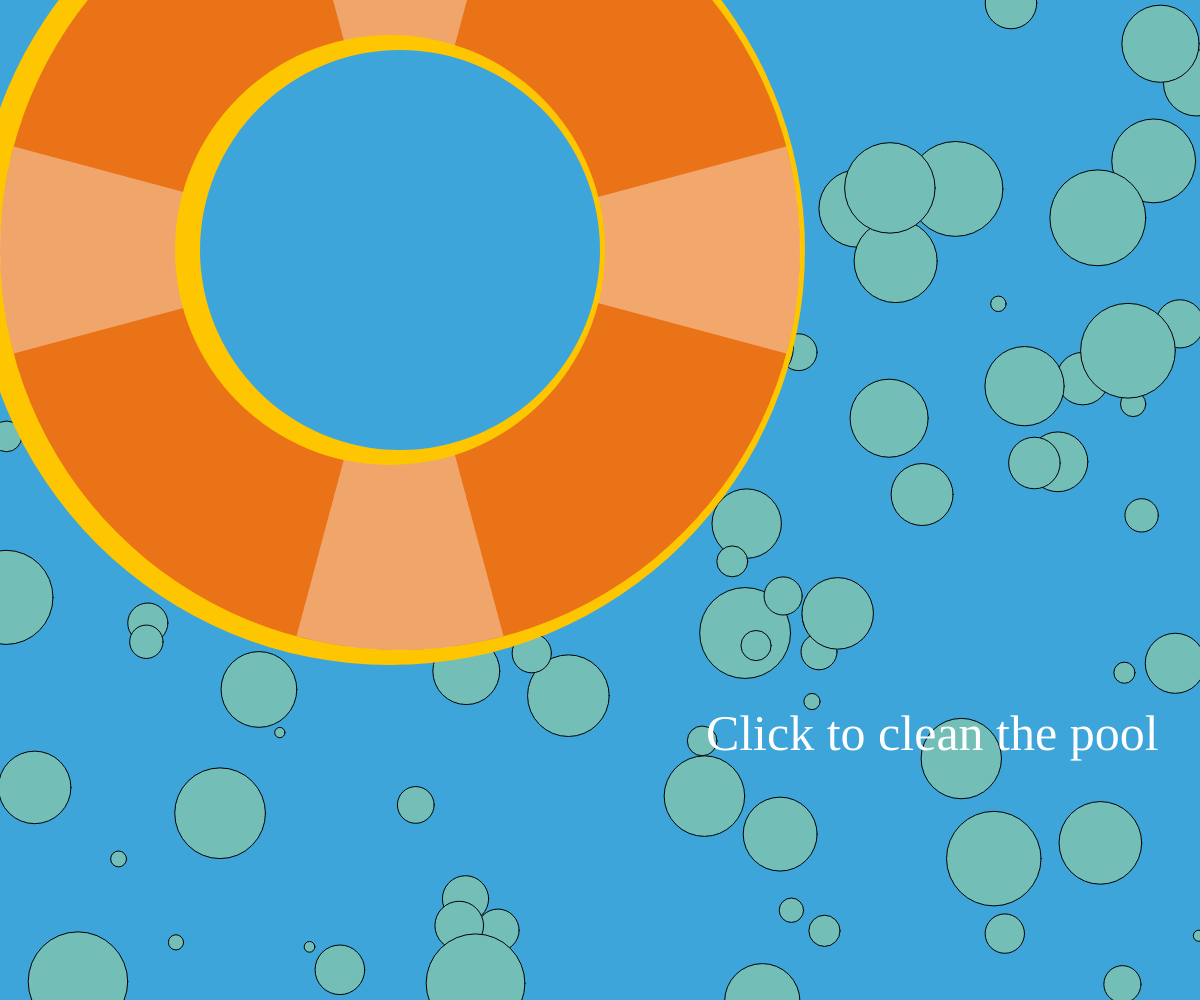
Frame 1 (no input)
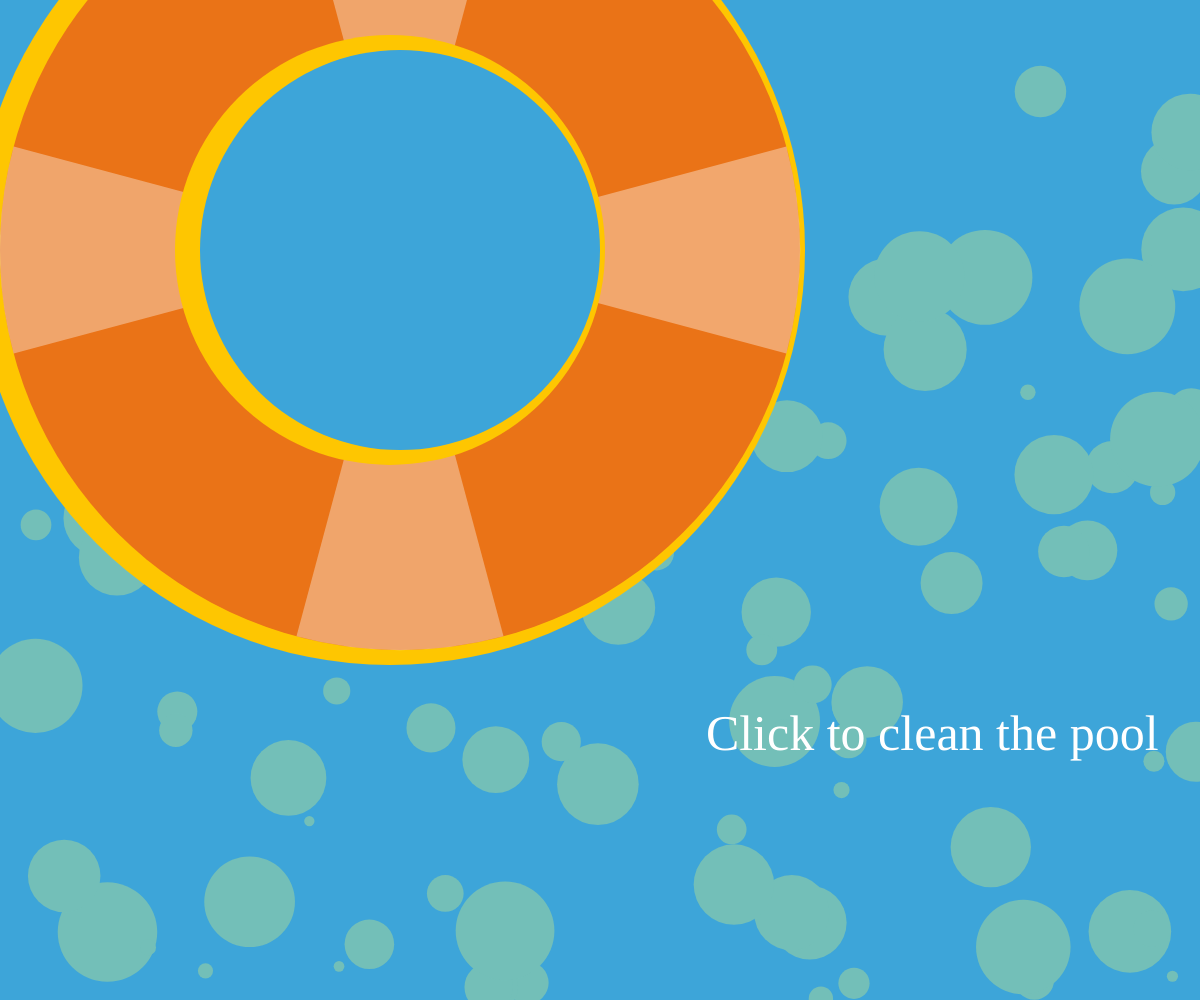
Frame 60 (no input)
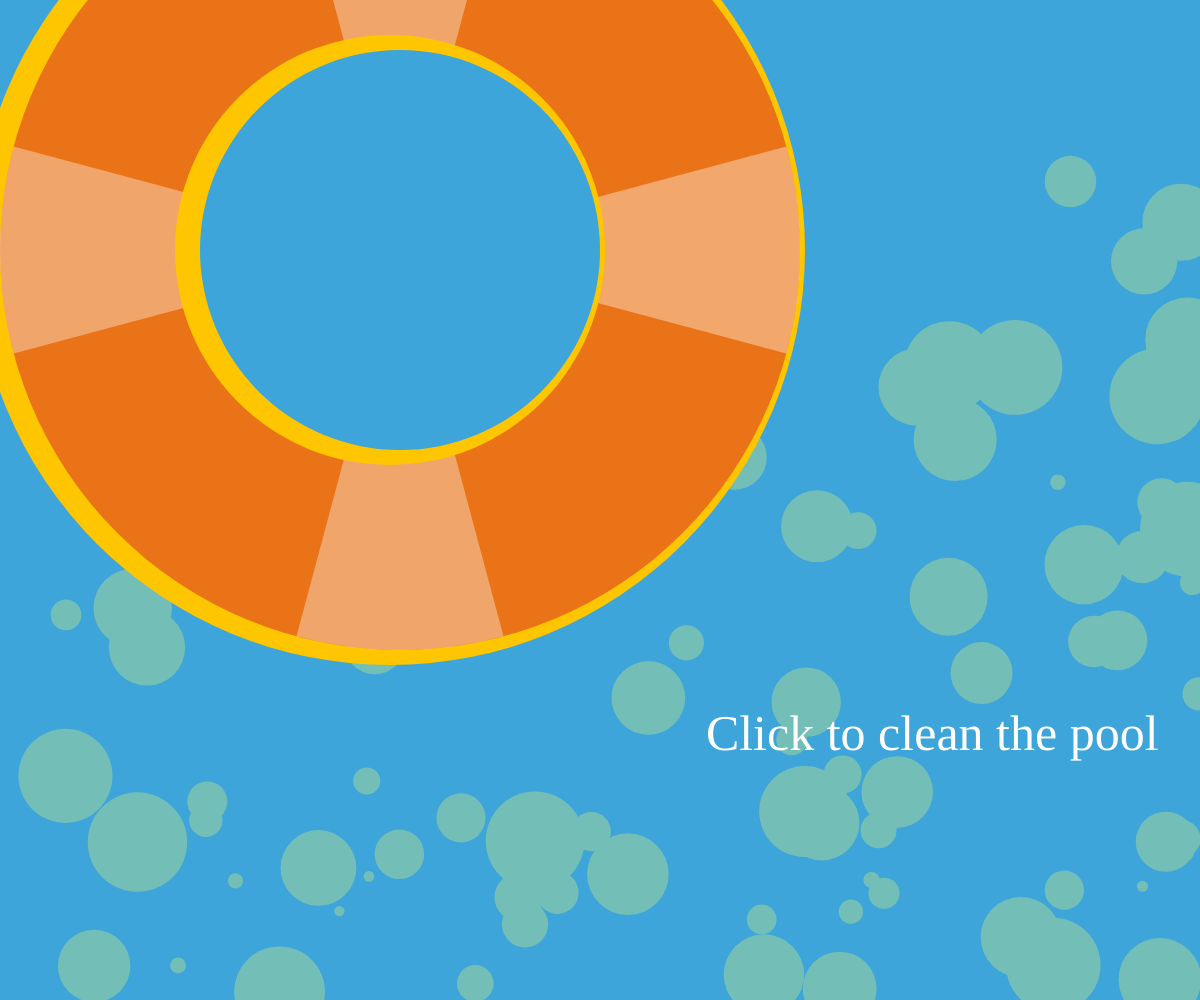
Frame 120 (the mouse pressed at the canvas centre since frame 60)

The p5.js sketch that drew these frames (run headless with seeded random() and noise() and a simulated clock; from frame 60 on, the mouse is pressed at the canvas centre):

// p5.js sketch
// ── sketch.js
function preload() {
  // put preload code here
}

var myColors = ['#2364AA',
  '#3DA5D9',
  '#73BFB8',
  '#FEC601',
  '#EA7317'
];

var balls = [];

function setup() {
  createCanvas(windowWidth, windowHeight);
  angleMode(DEGREES);


  var ballNumber = 100;

  for (var i = 0; i < ballNumber; i++) {

    var myBall = new Ball(random(0, width), random(0, height), random(10, 100));


    balls.push(myBall);

  }
}


function draw() {
  background(color(myColors[1]))

  for (var j = 0; j < balls.length; j++) {
    balls[j].move();
    balls[j].display();
  }





  // salvagente
  noStroke();

  fill(color(myColors[3]));
  ellipse(windowWidth / 3 - 10, windowHeight / 4, 830);

  fill(color(myColors[4]));
  ellipse(windowWidth / 3, windowHeight / 4, 800);

  fill(255, 95);
  arc(windowWidth / 3, windowHeight / 4, 800, 800, -15, 15, PIE)
  fill(250, 95);
  arc(windowWidth / 3, windowHeight / 4, 800, 800, 75, 105, PIE)
  fill(250, 95);
  arc(windowWidth / 3, windowHeight / 4, 800, 800, 180 - 15, 180 + 15, PIE)
  fill(250, 95);
  arc(windowWidth / 3, windowHeight / 4, 800, 800, 270 - 15, 270 + 15, PIE)

  fill(color(myColors[3]));
  ellipse(windowWidth / 3 - 10, windowHeight / 4, 430);

  fill(color(myColors[1]));
  ellipse(windowWidth / 3, windowHeight / 4, 400);

  textFont('Futura');
  noStroke();
  fill(255);
  textSize(50);
  text('Click to clean the pool',windowWidth/1.7,windowHeight*3/4);



}

function mousePressed() {
  for (var k = 0; k < balls.length; k++)
    balls[k].click();
}


function Ball(_x, _y, _diameter) {

  this.size = _diameter;
  this.x = _x;
  this.y = _y;

  this.color = '#73BFB8';
  this.speed = 0.5;

  this.yDir = 60;
  this.xDir = 10;

  this.move = function() {
    this.x += this.speed * this.xDir / 10;
    this.y += this.speed * this.yDir / 20;

    if (this.y >= height || this.y <= 0) {

      this.yDir *= -1;
    }

    if (this.x >= width || this.x <= 0) {
      this.xDir *= -1;
    }

    this.display = function() {
      fill(this.color);
      ellipse(this.x, this.y, this.size);
    }

    this.click = function() {
      var d = dist(mouseX, mouseY, this.x, this.y);
      if (d < 50) {
        this.size = 0;
      }
    }
  }
}


function windowResized() {
  resizeCanvas(windowWidth, windowHeight);
}
